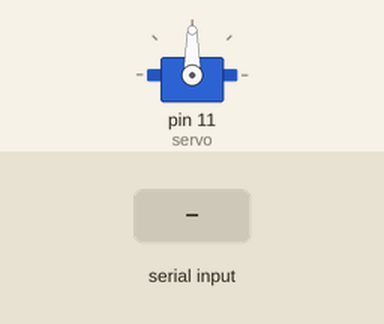
Simulated run of this sketch. Board: Arduino Uno, built for the host (arithmetic inside an expression is 32-bit, double 64-bit). Parts: servo. Inputs (shaded band) come from the test bench. What the sketch prints to the serial monitor is not drawn.

Above: at 1.2 s.
1.3 s: "a" received over the second serial link
2.9 s: "1" received over the second serial link
Timing chart, 0 to 5.9 s (numbered marks = the images above; inputs shaded):
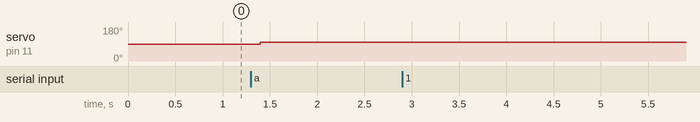

Measured:
- after the input at 1.3 s, servo on pin 11 (servo): 90° → 100° after 0.10 s
- after the input at 2.9 s, every drawn part: stays the same

The sketch:

btservo.ino
```cpp
#include <SoftwareSerial.h>
#include <Servo.h>

#define RX 2
#define TX 3
SoftwareSerial hc06(RX, TX);

//String myString="";
//
//int motor = 11;
Servo servo;

void setup() {
  servo.attach(11);   //서보 시그널 핀설정
  servo.write(90);     //서보 초기각도 0도 설정
  Serial.begin(9600);
  hc06.begin(9600);

}

void loop() {
  if(hc06.available()){
    Serial.write(hc06.read());
    String data;
    data = hc06.read();

    if(data == 'a'){
      servo.write(0);
    }
    delay(100);
    servo.write(100);
  }
  if(Serial.available()){
    hc06.write(Serial.read());
  }
}
```
